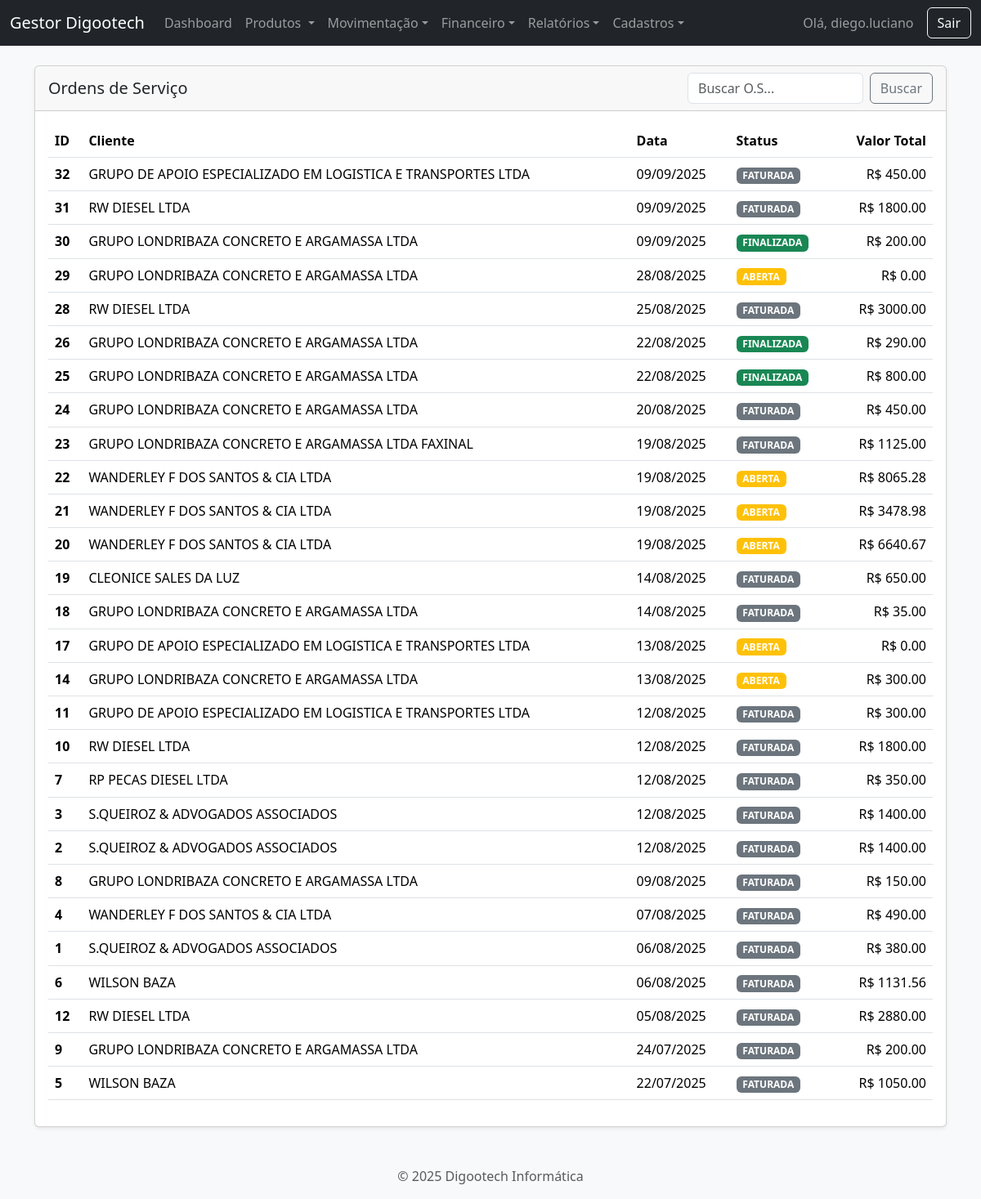
/ordens (signed in), run on an earlier commit of the app's database.
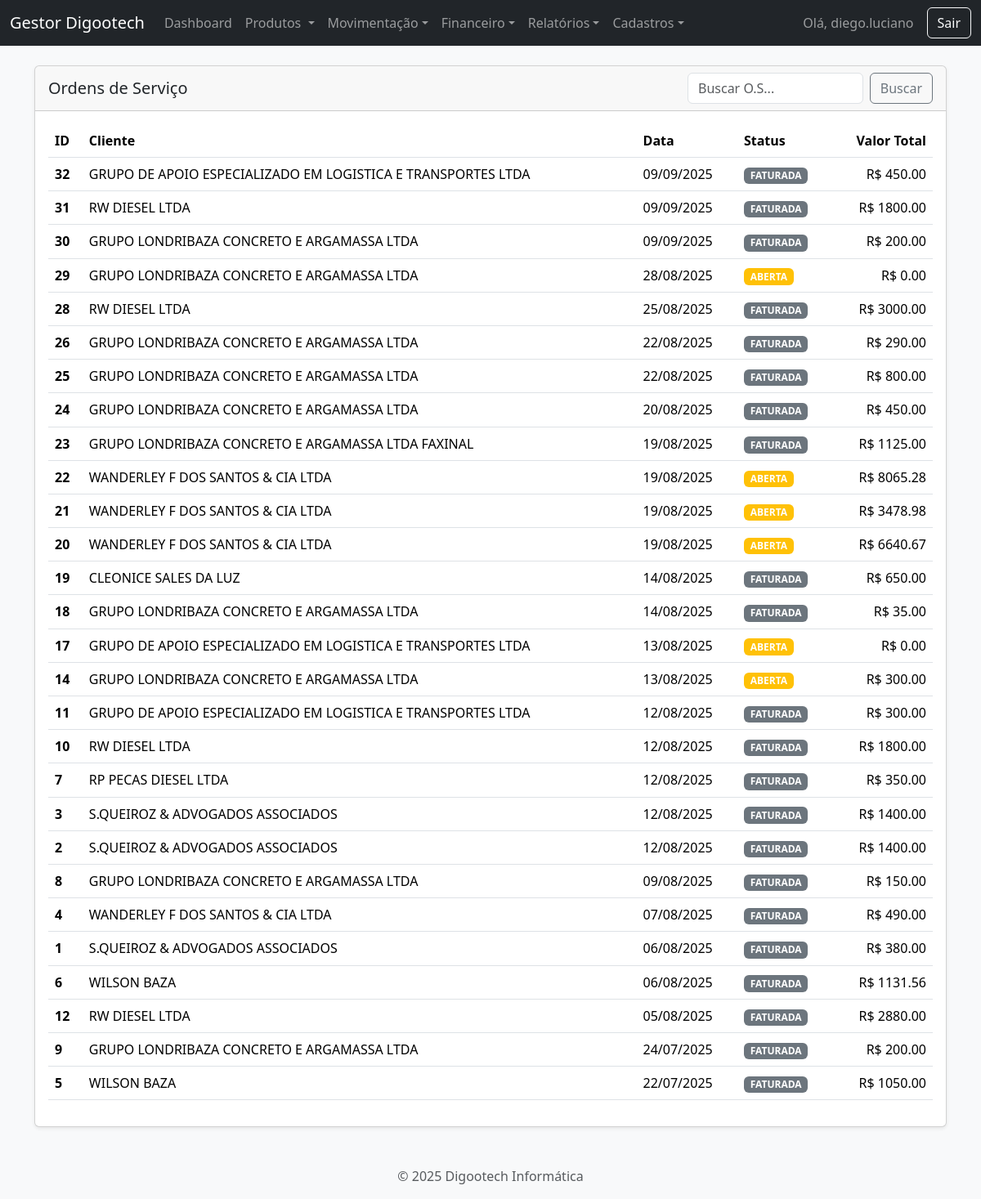
And on a later commit of the database.
### app.py (models this page shows, shortened)
class OrdemServico(db.Model):
    id = db.Column(db.Integer, primary_key=True)
    problema = db.Column(db.Text, nullable=False)
    status_id = db.Column(db.Integer, db.ForeignKey('status_os.id'))
    status = db.relationship('StatusOS', backref='ordens_servico')
    data_criacao = db.Column(db.DateTime, default=datetime.datetime.utcnow)
    data_fechamento = db.Column(db.DateTime, nullable=True)
    cliente_id = db.Column(db.Integer, db.ForeignKey('cliente.id'), nullable=False)
    valor_servicos = db.Column(db.Float, default=0.0)
    pecas = db.relationship('Peca', backref='ordem_servico', lazy=True, cascade="all, delete-orphan")
    @property
    def valor_pecas(self): return sum(p.valor_total for p in self.pecas)
    @property
    def valor_total(self): return self.valor_servicos + self.valor_pecas

class StatusOS(db.Model):
    id = db.Column(db.Integer, primary_key=True)
    nome = db.Column(db.String(50), nullable=False, unique=True)
    cor = db.Column(db.String(20), default='secondary')
    ABERTA = "Aberta"
    FINALIZADA = "Finalizada"

class Cliente(db.Model):
    id = db.Column(db.Integer, primary_key=True)
    tipo_pessoa = db.Column(db.String(10), nullable=False, default='FISICA')
    nome = db.Column(db.String(100), unique=True)
    cpf = db.Column(db.String(14), unique=True)
    razao_social = db.Column(db.String(150), unique=True)
    cnpj = db.Column(db.String(18), unique=True)
    inscricao_estadual = db.Column(db.String(20))
    email = db.Column(db.String(100))
    telefone = db.Column(db.String(11))
    cep = db.Column(db.String(9))
    rua = db.Column(db.String(150))
    numero = db.Column(db.String(20))
    bairro = db.Column(db.String(100))
    cidade = db.Column(db.String(100))
    uf = db.Column(db.String(2))
    ordens = db.relationship('OrdemServico', backref='cliente', lazy=True)
    @property
    def nome_exibicao(self): return self.nome if self.tipo_pessoa == 'FISICA' else self.razao_social

class Peca(db.Model):
    id = db.Column(db.Integer, primary_key=True)
    descricao = db.Column(db.String(200), nullable=False)
    quantidade = db.Column(db.Integer, nullable=False, default=1)
    valor_unitario = db.Column(db.Float, nullable=False, default=0.0)
    ordem_servico_id = db.Column(db.Integer, db.ForeignKey('ordem_servico.id'), nullable=False)
    @property
    def valor_total(self): return self.quantidade * self.valor_unitario

### app.py (the view)
@app.route('/ordens')
@login_required
def listar_ordens():
    search_term = request.args.get('q', '')
    query = OrdemServico.query
    if search_term:
        search_filter = or_(Cliente.nome.ilike(f'%{search_term}%'), OrdemServico.problema.ilike(f'%{search_term}%'))
        if search_term.isdigit(): search_filter = or_(search_filter, OrdemServico.id == int(search_term))
        query = query.filter(search_filter)
    ordens = query.order_by(OrdemServico.data_criacao.desc()).all()
    clientes = Cliente.query.order_by(Cliente.nome).all()
    return render_template('index.html', ordens=ordens, clientes=clientes, search_term=search_term)

### app.py (called while the page is built)
@login_manager.user_loader
def load_user(user_id):
    return db.session.get(User, int(user_id))

### templates/index.html
{% extends 'base.html' %}
{% block content %}
<div class="card shadow-sm">
    <div class="card-header d-flex justify-content-between align-items-center">
        <h2 class="h5 mb-0">Ordens de Serviço</h2>
        <form action="{{ url_for('listar_ordens') }}" method="GET" class="d-flex" style="width: 300px;">
            <input class="form-control me-2" type="search" placeholder="Buscar O.S..." name="q" value="{{ search_term or '' }}">
            <button class="btn btn-outline-secondary" type="submit">Buscar</button>
        </form>
    </div>
    <div class="card-body">
        <table class="table table-hover">
            <thead>
                <tr>
                    <th scope="col">ID</th>
                    <th scope="col">Cliente</th>
                    <th scope="col">Data</th>
                    <th scope="col">Status</th>
                    <th scope="col" class="text-end">Valor Total</th>
                </tr>
            </thead>
            <tbody>
                {% for ordem in ordens %}
                <tr style="cursor: pointer;" onclick="window.location='{{ url_for('detalhe_os', id=ordem.id) }}';">
                    <th scope="row">{{ ordem.id }}</th>
                    <td>{{ ordem.cliente.nome_exibicao }}</td>
                    <td>{{ ordem.data_criacao.strftime('%d/%m/%Y') }}</td>
                    <td>
                        {% if ordem.status %}
                            <span class="badge bg-{{ ordem.status.cor }}">{{ ordem.status.nome }}</span>
                        {% else %}
                            <span class="badge bg-secondary">SEM STATUS</span>
                        {% endif %}
                    </td>
                    <td class="text-end">R$ {{ "%.2f"|format(ordem.valor_total) }}</td>
                </tr>
                {% endfor %}
            </tbody>
        </table>
    </div>
</div>
{% endblock %}

What changed in the data, as far as the page shows it:
changed OrdemServico id 30: status.nome "FINALIZADA" → "FATURADA"
changed OrdemServico id 26: status.nome "FINALIZADA" → "FATURADA"
changed OrdemServico id 25: status.nome "FINALIZADA" → "FATURADA"
